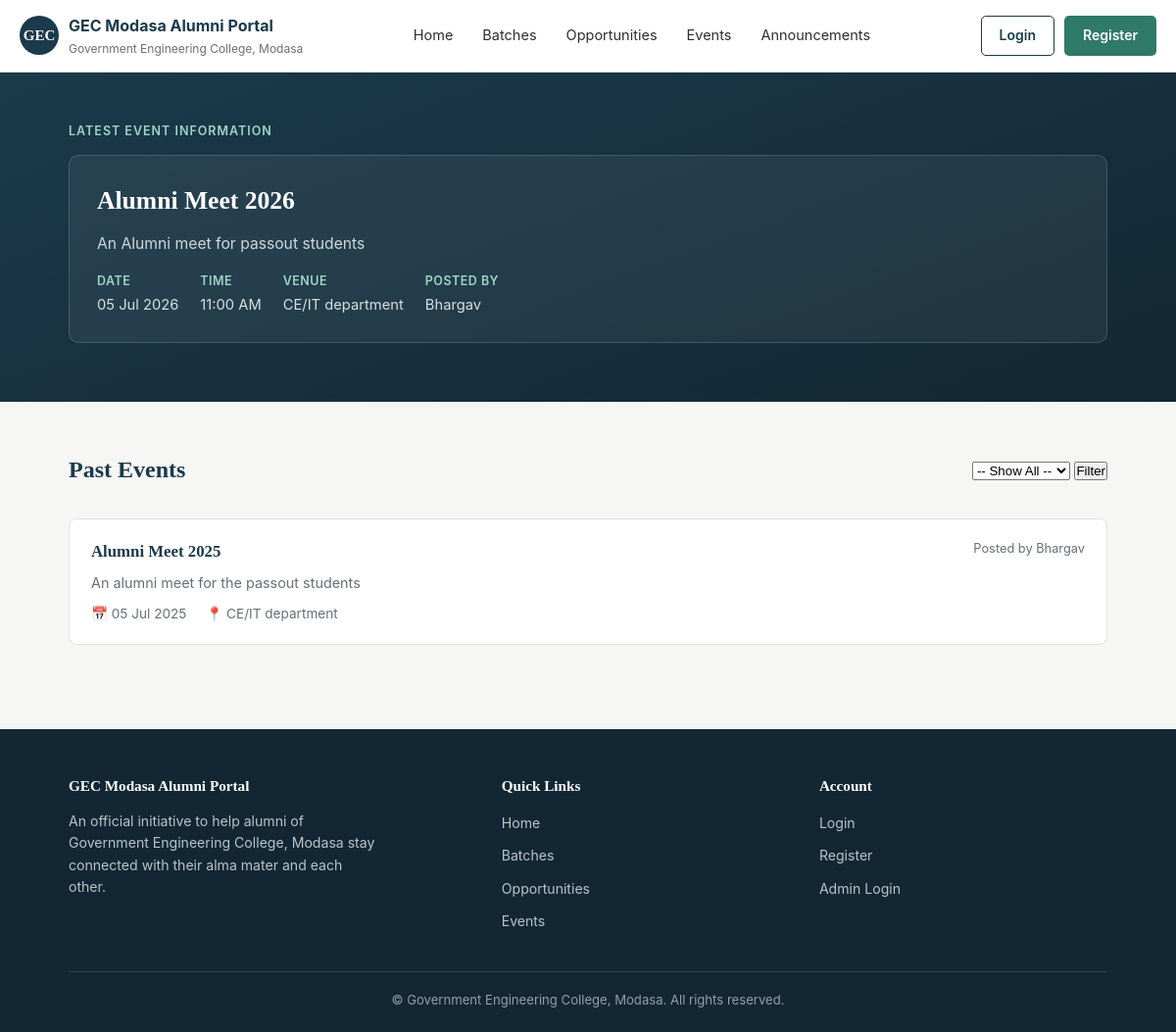
/alumni/show_events.php, run on the app's committed database.
### tables this page shows
CREATE TABLE `event_master` (
  `event_id` int(11) NOT NULL,
  `event_name` varchar(255) NOT NULL,
  `event_desc` varchar(255) DEFAULT NULL,
  `event_venue` varchar(255) NOT NULL,
  `event_date` date NOT NULL,
  `event_time` time DEFAULT NULL,
  `event_additional_links` varchar(255) DEFAULT NULL,
  `created_by` int(11) NOT NULL,
  `created_at` timestamp NOT NULL DEFAULT current_timestamp(),
  `updated_at` timestamp NOT NULL DEFAULT current_timestamp() ON UPDATE current_timestamp()
);

CREATE TABLE `adminmaster` (
  `admin_id` int(11) NOT NULL,
  `admin_name` varchar(255) NOT NULL,
  `admin_email` varchar(255) NOT NULL,
  `password` varchar(255) NOT NULL,
  `created_At` datetime NOT NULL DEFAULT current_timestamp(),
  `update_at` timestamp NOT NULL DEFAULT current_timestamp() ON UPDATE current_timestamp()
);

### alumni/show_events.php (the view, shortened to what this page needs)
<?php
require '../utills/db_conn.php';
$sql = "SELECT e.event_id, e.event_name, e.event_desc, e.event_venue,
               e.event_date, e.event_time, e.event_additional_links,
               e.created_at, a.admin_name AS admin_name
        FROM event_master e
        JOIN adminmaster a ON e.created_by = a.admin_id ";
$result = mysqli_query($conn, $sql);
$today = date('Y-m-d');
$latestEvent = null;
$pastEvents = [];
$filterYear = $_GET['fyear'] ?? null;
while ($row = mysqli_fetch_assoc($result)) {
    $eventYear = date('Y', strtotime($row['event_date']));
    if ($row['event_date'] >= $today && $latestEvent === null) {
        $latestEvent = $row;
    } elseif ($row['event_date'] < $today) {
        if (empty($filterYear) || $eventYear == $filterYear || $filterYear == "all") {
            $pastEvents[] = $row;
        }
    }
}
?>
<!DOCTYPE html>
<html lang="en">
<head>
</head>
<body>
    <?php include "./navbar.php" ?>
    <section class="latest-banner">
        <div class="container">
            <div class="label">Latest Event Information</div>
            <?php if ($latestEvent): ?>
                <div class="latest-card">
                    <h2><?= htmlspecialchars($latestEvent['event_name']) ?></h2>
                    <?php if (!empty($latestEvent['event_desc'])): ?>
                        <p class="desc"><?= htmlspecialchars($latestEvent['event_desc']) ?></p>
                    <?php endif; ?>
                    <div class="latest-meta">
                        <span><strong>Date</strong><?= date('d M Y', strtotime($latestEvent['event_date'])) ?></span>
                        <?php if (!empty($latestEvent['event_time'])): ?>
                            <span><strong>Time</strong><?= date('h:i A', strtotime($latestEvent['event_time'])) ?></span>
                        <?php endif; ?>
                        <span><strong>Venue</strong><?= htmlspecialchars($latestEvent['event_venue']) ?></span>
                        <span><strong>Posted By</strong><?= htmlspecialchars($latestEvent['admin_name']) ?></span>
                    </div>
                </div>
            <?php else: ?>
                <p class="no-upcoming">No upcoming events at the moment. Check back soon.</p>
            <?php endif; ?>
        </div>
    </section>
    <section class="past-section">
        <div class="container">
            <div class="past-header">
                <h2>Past Events</h2>
                <form method="GET">
                    <select name="fyear">
                        <option value="all">-- Show All --</option>
                    </select>
                    <button type="submit">
                        Filter
                    </button>
                </form>
            </div>
            <?php if (isset($pastEvents) && count($pastEvents) > 0): ?>
                <?php foreach ($pastEvents as $event): ?>
                    <div class="event-card" data-year="<?= date('Y', strtotime($event['event_date'])) ?>">
                        <div class="info">
                            <h3><?= htmlspecialchars($event['event_name']) ?></h3>
                            <?php if (!empty($event['event_desc'])): ?>
                                <p class="desc"><?= htmlspecialchars($event['event_desc']) ?></p>
                            <?php endif; ?>
                            <div class="meta">
                                <span>&#128197; <?= date('d M Y', strtotime($event['event_date'])) ?></span>
                                <span>&#128205; <?= htmlspecialchars($event['event_venue']) ?></span>
                            </div>
                        </div>
                        <div class="posted-by">Posted by <?= htmlspecialchars($event['admin_name']) ?></div>
                    </div>
                <?php endforeach; ?>
            <?php else: ?>
                <div class="empty-state">No past events to show yet.</div>
            <?php endif; ?>
        </div>
    </section>
    <?php include "./footer.php" ?>
</body>
</html>

### alumni/show_events.php (style rules this page uses)
:root { --navy: #1b3a4b; --navy-dark: #122733; --teal: #2f7a68; --teal-dark: #235d51; --bg: #f6f7f5; --card-bg: #ffffff; --text: #2b2f31; --muted: #667079; --border: #e0e3df; }
* { box-sizing: border-box; margin: 0; padding: 0; }
body { font-family: -apple-system, "Segoe UI", Arial, sans-serif; background: var(--bg); color: var(--text); line-height: 1.6; }
h1, h2, h3 { font-family: Georgia, "Times New Roman", serif; color: var(--navy); }
.container { max-width: 1000px; margin: 0 auto; padding: 0 20px; }
.latest-banner { background: linear-gradient(160deg, var(--navy) 0%, var(--navy-dark) 100%); color: #fff; padding: 50px 20px 60px; }
.latest-banner .label { text-transform: uppercase; letter-spacing: 1px; font-size: 12.5px; color: #9fd6c6; font-weight: 600; margin-bottom: 14px; }
.latest-card { background: rgba(255, 255, 255, 0.06); border: 1px solid rgba(255, 255, 255, 0.15); border-radius: 10px; padding: 26px 28px; }
.latest-card h2 { color: #fff; font-size: 1.6rem; margin-bottom: 10px; }
.latest-card p.desc { color: #cfd9dc; font-size: 0.98rem; margin-bottom: 16px; max-width: 700px; }
.latest-meta { display: flex; flex-wrap: wrap; gap: 22px; font-size: 0.92rem; color: #d7e0e2; }
.latest-meta span strong { color: #fff; display: block; font-size: 0.78rem; color: #9fd6c6; font-weight: 600; text-transform: uppercase; letter-spacing: 0.5px; margin-bottom: 3px; }
.past-section { padding: 50px 20px 70px; }
.past-header { display: flex; justify-content: space-between; align-items: center; flex-wrap: wrap; gap: 16px; margin-bottom: 30px; }
.past-header h2 { font-size: 1.5rem; }
.event-card { background: var(--card-bg); border: 1px solid var(--border); border-radius: 8px; padding: 20px 22px; margin-bottom: 16px; display: flex; justify-content: space-between; gap: 20px; flex-wrap: wrap; }
.event-card .info h3 { font-size: 1.05rem; margin-bottom: 6px; }
.event-card .info p.desc { color: var(--muted); font-size: 0.9rem; margin-bottom: 10px; }
.event-card .info .meta { font-size: 0.85rem; color: var(--muted); }
.event-card .info .meta span { margin-right: 16px; }
.event-card .posted-by { font-size: 0.8rem; color: var(--muted); white-space: nowrap; align-self: flex-start; }

### alumni/navbar.php (style rules this page uses)
:root { --navy: #1b3a4b; --navy-dark: #122733; --teal: #2f7a68; --teal-dark: #235d51; --bg: #f6f7f5; --card-bg: #ffffff; --text: #2b2f31; --muted: #667079; --border: #e0e3df; }
* { box-sizing: border-box; margin: 0; padding: 0; }
body { font-family: -apple-system, "Segoe UI", Arial, sans-serif; background: var(--bg); color: var(--text); line-height: 1.6; }
h1, h2, h3 { font-family: Georgia, "Times New Roman", serif; color: var(--navy); font-weight: 700; }
.container { max-width: 1100px; margin: 0 auto; padding: 0 20px; }

### alumni/footer.php (style rules this page uses)
:root { --navy: #1b3a4b; --navy-dark: #122733; --teal: #2f7a68; --teal-dark: #235d51; --bg: #f6f7f5; --card-bg: #ffffff; --text: #2b2f31; --muted: #667079; --border: #e0e3df; }
* { box-sizing: border-box; margin: 0; padding: 0; }
body { font-family: -apple-system, "Segoe UI", Arial, sans-serif; background: var(--bg); color: var(--text); line-height: 1.6; }
h1, h2, h3 { font-family: Georgia, "Times New Roman", serif; color: var(--navy); font-weight: 700; }
.container { max-width: 1100px; margin: 0 auto; padding: 0 20px; }

### data on the page
event_master: event_name "Alumni Meet 2026", event_desc "An Alumni meet for passout students", event_date "05 Jul 2026", event_time "11:00 AM", event_venue "CE/IT department"
adminmaster: admin_name "Bhargav"
event_master: event_name "Alumni Meet 2025", event_desc "An alumni meet for the passout students", event_date "05 Jul 2025", event_venue "CE/IT department", created_by.admin_name "Bhargav"
